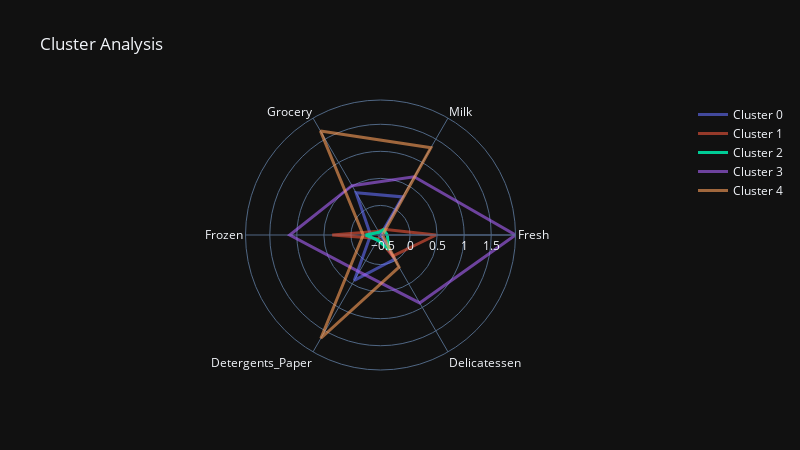

Notebook cell for this chart:
### Code cell
fig = go.Figure()

for cluster in np.unique(clusters):
    
    radii = df_normalized.loc[df_normalized.cluster_kpca_rbf==cluster, features].mean().tolist()
    thetas = features
    
    actual_values = df.loc[df.cluster_kpca_cos==cluster, features].mean().tolist()
    cluster_size = len(df[df.cluster_kpca_cos==cluster])
    print(cluster_size)
    fig.add_trace(
        go.Scatterpolar(
            r=radii + radii[:1],
            theta=thetas + thetas[:1],
            mode='lines',
            name='Cluster: '+str(cluster),
            text = [format'Mean value: {x}' for x in actual_values + actual_values[:1]],
            line=dict(width=3),
            opacity=np.max([cluster_size/biggest_cluster, 0.6])
        )
    )

fig.update_layout(
    title='Cluster Analysis',
    showlegend=True,
    template='plotly_dark',
    width=800,
    autosize=False
)

fig.show()

### Figure 1 — Plotly figure (JSON) as saved in the notebook; plotly's stock layout.template omitted (floating-point values rounded to 4 significant figures)
{"data": [{"line": {"width": 3}, "mode": "lines", "name": "Cluster 0", "opacity": 0.6, "r": [-0.5464, 0.2666, 0.3564, -0.3638, 0.4227, -0.02903, -0.5464], "text": ["Mean value: 5097.719512195122", "Mean value: 7761.512195121952", "Mean value: 11334.256097560976", "Mean value: 1307.7682926829268", "Mean value: 4894.6463414634145", "Mean value: 1443.0853658536585", "Mean value: 5097.719512195122"], "theta": ["Fresh", "Milk", "Grocery", "Frozen", "Detergents_Paper", "Delicatessen", "Fresh"], "type": "scatterpolar"}, {"line": {"width": 3}, "mode": "lines", "name": "Cluster 1", "opacity": 0.6, "r": [0.4807, -0.425, -0.4637, 0.3455, -0.4695, -0.09494, 0.4807], "text": ["Mean value: 18072.919540229886", "Mean value: 2663.4367816091954", "Mean value: 3549.6666666666665", "Mean value: 4747.16091954023", "Mean value: 645.5402298850574", "Mean value: 1257.4252873563219", "Mean value: 18072.919540229886"], "theta": ["Fresh", "Milk", "Grocery", "Frozen", "Detergents_Paper", "Delicatessen", "Fresh"], "type": "scatterpolar"}, {"line": {"width": 3}, "mode": "lines", "name": "Cluster 2", "opacity": 1, "r": [-0.4205, -0.4349, -0.4889, -0.2723, -0.4366, -0.2334, -0.4205], "text": ["Mean value: 6687.8983050847455", "Mean value: 2590.3276836158193", "Mean value: 3310.8192090395482", "Mean value: 1751.5988700564972", "Mean value: 802.2429378531074", "Mean value: 867.4632768361582", "Mean value: 6687.8983050847455"], "theta": ["Fresh", "Milk", "Grocery", "Frozen", "Detergents_Paper", "Delicatessen", "Fresh"], "type": "scatterpolar"}, {"line": {"width": 3}, "mode": "lines", "name": "Cluster 3", "opacity": 0.6, "r": [1.948, 0.696, 0.5058, 1.132, 0.2394, 0.9023, 1.948], "text": ["Mean value: 36614.82352941176", "Mean value: 10926.960784313726", "Mean value: 12752.529411764706", "Mean value: 8559.156862745098", "Mean value: 4021.607843137255", "Mean value: 4066.6470588235293", "Mean value: 36614.82352941176"], "theta": ["Fresh", "Milk", "Grocery", "Frozen", "Detergents_Paper", "Delicatessen", "Fresh"], "type": "scatterpolar"}, {"line": {"width": 3}, "mode": "lines", "name": "Cluster 4", "opacity": 0.6, "r": [-0.5106, 1.316, 1.671, -0.2265, 1.657, 0.1379, -0.5106], "text": ["Mean value: 5550.232558139535", "Mean value: 15498.39534883721", "Mean value: 23812.511627906977", "Mean value: 1973.4883720930231", "Mean value: 10772.906976744185", "Mean value: 1913.3488372093022", "Mean value: 5550.232558139535"], "theta": ["Fresh", "Milk", "Grocery", "Frozen", "Detergents_Paper", "Delicatessen", "Fresh"], "type": "scatterpolar"}], "layout": {"autosize": false, "height": 450, "polar": {"angularaxis": {"type": "category"}, "radialaxis": {"autorange": true, "range": [-0.5464, 1.948], "type": "linear"}}, "showlegend": true, "title": {"text": "Cluster Analysis"}, "width": 800}}
